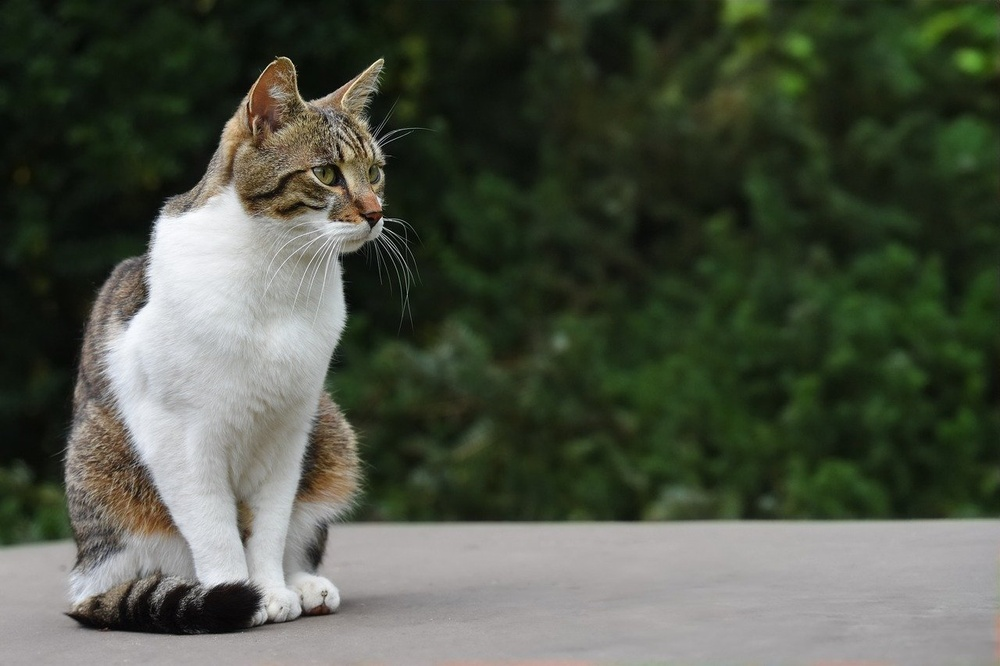
#> input picture backend/temp/1745809555383/sample.jpg, 1000 x 666 px, shrunk from 1280 x 853 before the run, found by its file name
$ python script.py
#> lines starting #> are read from the running program, lines starting #| are printed output that depends on the picture
# Import the OpenCV library for image processing
import cv2
# Import NumPy for numerical operations
import numpy as np
# Import Matplotlib for plotting
import matplotlib.pyplot as plt

# Load the image in color mode using a unified image name
img = cv2.imread('sample.jpg', cv2.IMREAD_COLOR)
#> img is the input picture: shape (666, 1000, 3); mean B, G, R 70, 83.8, 77.7
# MATLAB: img = imread('sample.jpg'); % Read image in color (RGB)

# Convert the image from BGR to YUV color space
yuv_img = cv2.cvtColor(img, cv2.COLOR_BGR2YUV)
#> yuv_img: shape (666, 1000, 3); mean of channels 0, 1, 2 80.4, 123, 125.6
# MATLAB: yuv_img = rgb2ycbcr(img); % Convert RGB to YCbCr (similar to YUV)

# Perform histogram equalization on the Y channel (luminance)
yuv_img[:, :, 0] = cv2.equalizeHist(yuv_img[:, :, 0])
#> yuv_img: shape (666, 1000, 3); mean of channels 0, 1, 2 128.8, 123, 125.6
# MATLAB: yuv_img(:, :, 1) = histeq(yuv_img(:, :, 1)); % Equalize luminance channel

# Convert the image back to BGR color space
equalized_img = cv2.cvtColor(yuv_img, cv2.COLOR_YUV2BGR)
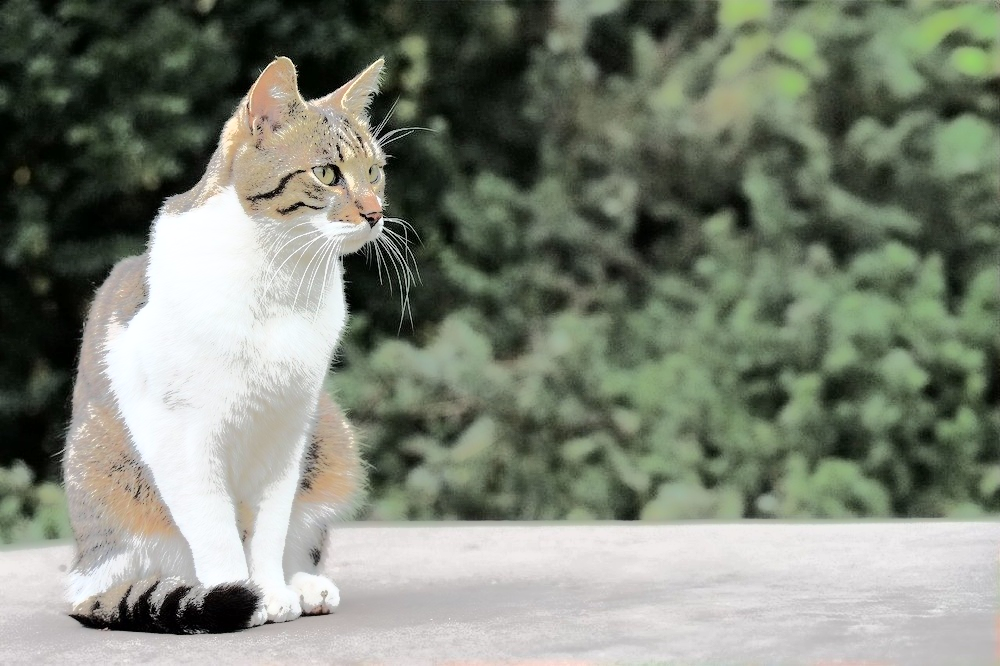
#> equalized_img: shape (666, 1000, 3); mean B, G, R 118.7, 132.2, 126
# MATLAB: equalized_img = ycbcr2rgb(yuv_img); % Convert back to RGB

# Create a figure to display the original and equalized images
fig, axes = plt.subplots(1, 2, figsize=(12, 6))
fig.tight_layout()

# Display the original image
axes[0].imshow(cv2.cvtColor(img, cv2.COLOR_BGR2RGB))
axes[0].set_title('Original Image')
axes[0].axis('off')

# Display the equalized image
axes[1].imshow(cv2.cvtColor(equalized_img, cv2.COLOR_BGR2RGB))
axes[1].set_title('Equalized Image')
axes[1].axis('off')

# Show the combined figure
plt.show()
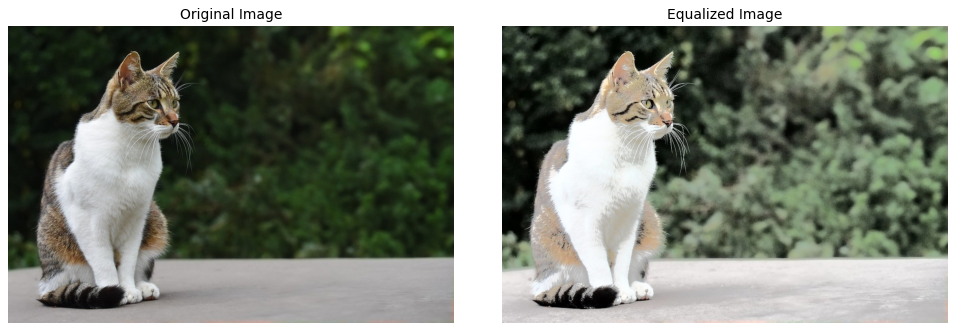
#> figure drawn by matplotlib, 2 panels
